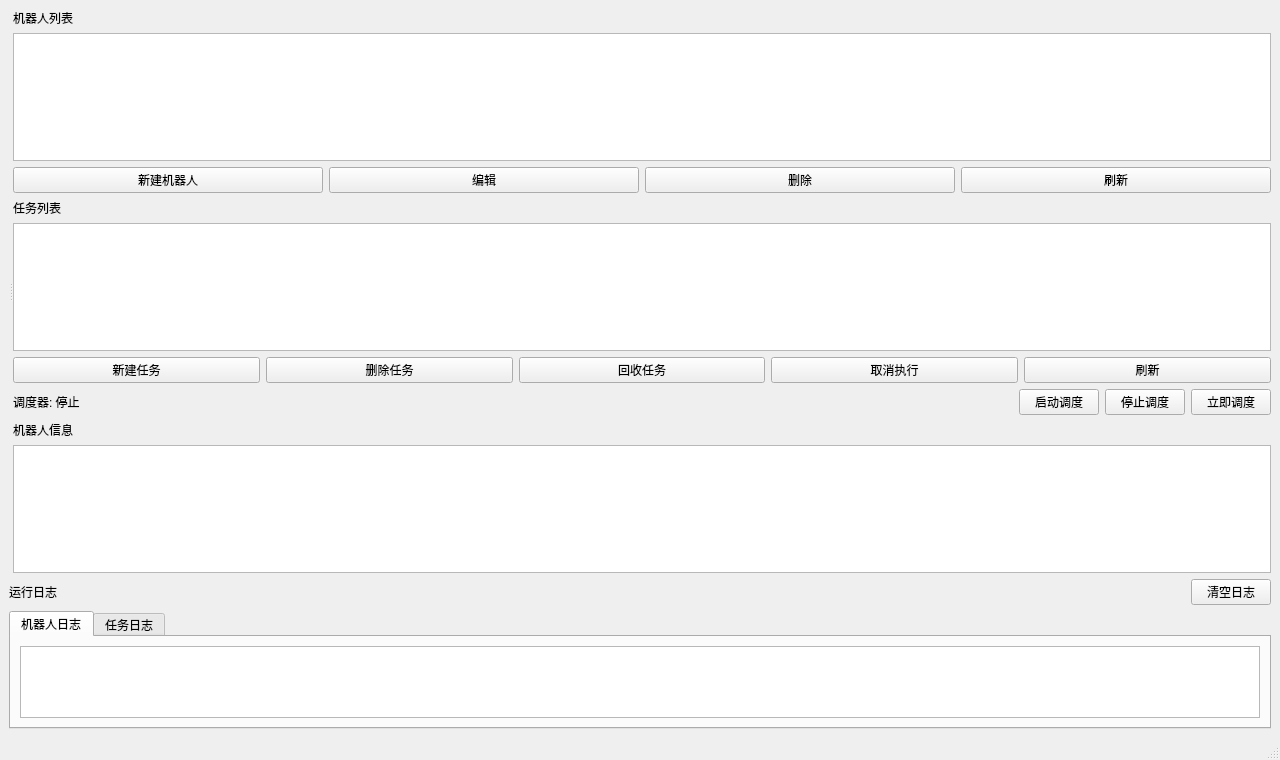
<?xml version="1.0" encoding="UTF-8"?>
<ui version="4.0">
 <class>MainWindow</class>
 <widget class="QMainWindow" name="MainWindow">
  <property name="geometry">
   <rect>
    <x>0</x>
    <y>0</y>
    <width>1280</width>
    <height>760</height>
   </rect>
  </property>
  <property name="windowTitle">
   <string>AVG 物流机器人任务调度系统</string>
  </property>
  <widget class="QWidget" name="centralwidget">
   <layout class="QVBoxLayout" name="mainLayout">
    <item>
     <widget class="QSplitter" name="mainSplitter">
      <property name="orientation">
       <enum>Qt::Horizontal</enum>
      </property>
      <widget class="QWidget" name="canvasHost">
       <layout class="QVBoxLayout" name="canvasLayout"/>
      </widget>
      <widget class="QWidget" name="rightPanel">
       <property name="minimumSize">
        <size>
         <width>380</width>
         <height>0</height>
        </size>
       </property>
       <layout class="QVBoxLayout" name="rightLayout">
        <item>
         <widget class="QLabel" name="labelRobotList">
          <property name="text">
           <string>机器人列表</string>
          </property>
         </widget>
        </item>
        <item>
         <widget class="QTableWidget" name="tableRobot">
          <property name="editTriggers">
           <set>QAbstractItemView::NoEditTriggers</set>
          </property>
          <property name="selectionBehavior">
           <enum>QAbstractItemView::SelectRows</enum>
          </property>
         </widget>
        </item>
        <item>
         <layout class="QHBoxLayout" name="robotButtonLayout">
          <item>
           <widget class="QPushButton" name="btnAddRobot">
            <property name="text">
             <string>新建机器人</string>
            </property>
           </widget>
          </item>
          <item>
           <widget class="QPushButton" name="btnEditRobot">
            <property name="text">
             <string>编辑</string>
            </property>
           </widget>
          </item>
          <item>
           <widget class="QPushButton" name="btnDeleteRobot">
            <property name="text">
             <string>删除</string>
            </property>
           </widget>
          </item>
          <item>
           <widget class="QPushButton" name="btnRefresh">
            <property name="text">
             <string>刷新</string>
            </property>
           </widget>
          </item>
         </layout>
        </item>
        <item>
         <widget class="QLabel" name="labelTaskList">
          <property name="text">
           <string>任务列表</string>
          </property>
         </widget>
        </item>
        <item>
         <widget class="QTableWidget" name="tableTask">
          <property name="editTriggers">
           <set>QAbstractItemView::NoEditTriggers</set>
          </property>
          <property name="selectionBehavior">
           <enum>QAbstractItemView::SelectRows</enum>
          </property>
         </widget>
        </item>
        <item>
         <layout class="QHBoxLayout" name="taskButtonLayout">
          <item>
           <widget class="QPushButton" name="btnAddTask">
            <property name="text">
             <string>新建任务</string>
            </property>
            <property name="visible">
             <bool>false</bool>
            </property>
           </widget>
          </item>
          <item>
           <widget class="QPushButton" name="btnDeleteTask">
            <property name="text">
             <string>删除任务</string>
            </property>
           </widget>
          </item>
          <item>
           <widget class="QPushButton" name="btnRecycleTask">
            <property name="text">
             <string>回收任务</string>
            </property>
           </widget>
          </item>
          <item>
           <widget class="QPushButton" name="btnCancelExecTask">
            <property name="text">
             <string>取消执行</string>
            </property>
           </widget>
          </item>
          <item>
           <widget class="QPushButton" name="btnRefreshTask">
            <property name="text">
             <string>刷新</string>
            </property>
           </widget>
          </item>
         </layout>
        </item>
        <item>
         <layout class="QHBoxLayout" name="schedulerControlLayout">
          <item>
           <widget class="QLabel" name="schedulerStateLabel">
            <property name="text">
             <string>调度器: 停止</string>
            </property>
           </widget>
          </item>
          <item>
           <spacer name="schedSpacer">
            <property name="orientation">
             <enum>Qt::Horizontal</enum>
            </property>
            <property name="sizeHint" stdset="0">
             <size>
              <width>20</width>
              <height>20</height>
             </size>
            </property>
           </spacer>
          </item>
          <item>
           <widget class="QPushButton" name="btnStartScheduler">
            <property name="text">
             <string>启动调度</string>
            </property>
           </widget>
          </item>
          <item>
           <widget class="QPushButton" name="btnStopScheduler">
            <property name="text">
             <string>停止调度</string>
            </property>
           </widget>
          </item>
          <item>
           <widget class="QPushButton" name="btnScheduleOnce">
            <property name="text">
             <string>立即调度</string>
            </property>
           </widget>
          </item>
         </layout>
        </item>
        <item>
         <widget class="QLabel" name="labelRobotInfo">
          <property name="text">
           <string>机器人信息</string>
          </property>
         </widget>
        </item>
        <item>
         <widget class="QTextBrowser" name="robotInfo">
          <property name="minimumSize">
           <size>
            <width>0</width>
            <height>120</height>
           </size>
          </property>
         </widget>
        </item>
       </layout>
      </widget>
     </widget>
    </item>
    <item>
     <layout class="QHBoxLayout" name="logToolbarLayout">
      <item>
       <widget class="QLabel" name="logTitleLabel">
        <property name="text">
         <string>运行日志</string>
        </property>
       </widget>
      </item>
      <item>
       <spacer name="logToolbarSpacer">
        <property name="orientation">
         <enum>Qt::Horizontal</enum>
        </property>
        <property name="sizeHint" stdset="0">
         <size>
          <width>40</width>
          <height>20</height>
         </size>
        </property>
       </spacer>
      </item>
      <item>
       <widget class="QPushButton" name="btnClearLog">
        <property name="text">
         <string>清空日志</string>
        </property>
       </widget>
      </item>
     </layout>
    </item>
    <item>
     <widget class="QTabWidget" name="logTabs">
      <property name="maximumSize">
       <size>
        <width>16777215</width>
        <height>170</height>
       </size>
      </property>
      <property name="currentIndex">
       <number>0</number>
      </property>
      <widget class="QWidget" name="robotLogPage">
       <attribute name="title">
        <string>机器人日志</string>
       </attribute>
       <layout class="QVBoxLayout" name="robotLogPageLayout">
        <item>
         <widget class="QTextBrowser" name="textLog"/>
        </item>
       </layout>
      </widget>
      <widget class="QWidget" name="taskLogPage">
       <attribute name="title">
        <string>任务日志</string>
       </attribute>
       <layout class="QVBoxLayout" name="taskLogPageLayout">
        <item>
         <widget class="QTextBrowser" name="taskLog"/>
        </item>
       </layout>
      </widget>
     </widget>
    </item>
   </layout>
  </widget>
  <widget class="QMenuBar" name="menubar">
   <property name="geometry">
    <rect>
     <x>0</x>
     <y>0</y>
     <width>1280</width>
     <height>27</height>
    </rect>
   </property>
  </widget>
  <widget class="QStatusBar" name="statusbar"/>
 </widget>
 <resources/>
 <connections/>
</ui>
